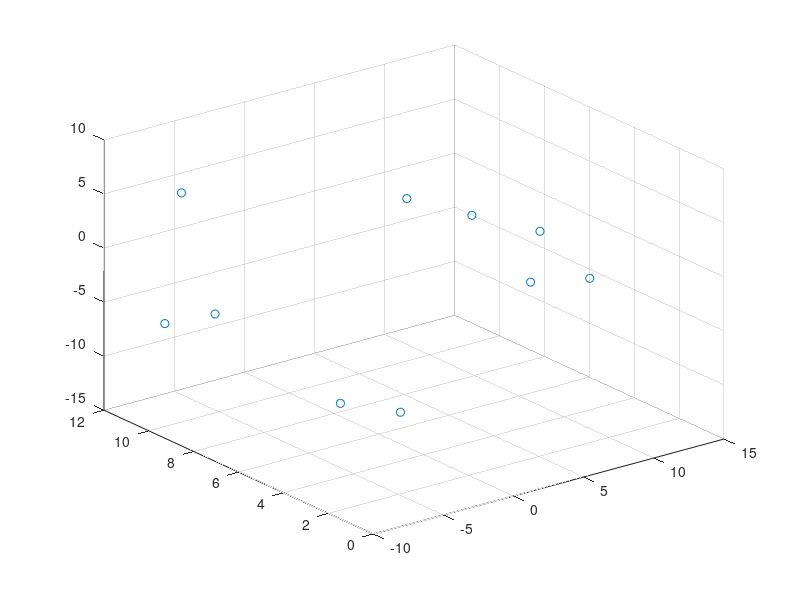

MATLAB code for this plot: (Note: this script raises an error after producing the figure.)
rng(10); % for reproducibility
N = 10;
noise = 0.05;
t = 3*pi/2 * (1 + 2*rand(N,1));
h = 11 * rand(N,1);
X = [t.*cos(t), h, t.*sin(t)] + noise*randn(N,3);
K = X*X';
scatter3(X(:,1),X(:,2),X(:,3))
nn = knnsearch(X,X,'K',4);
eta = zeros(N,N);
for i = 1:N
    for j = 2:4
        eta(i,nn(i,j)) = 1;
    end
end
eta(eta*eta' == 1) = 1;
is = [];
js = [];
x = []
counter = 1;
other_counter = 1;
c = containers.Map
for i = 1:N
    for j = 1:N
        if(eta(i,j) == 1)
            fprintf("ETA : %d,%d\n",i,j);
            other_counter = other_counter + 1;
            is = [is,i];
            js = [js,j];
            eta(j,i) = 0;
            key = strcat(num2str(i),',',num2str(i));
            if(~ isKey(c,key))
                c(key) = counter;
                fprintf("ADDING : %d,%d, %f\n",i,i,K(i,i));
                x = [x,K(i,i)];
                counter = counter + 1;
            end
            key = strcat(num2str(j),',',num2str(j));
            if(~ isKey(c,key))
                fprintf("ADDING : %d,%d, %f\n",j,j,K(j,j));
                c(key) = counter;
                x = [x,K(j,j)];
                counter = counter + 1;
            end
            key = strcat(num2str(i),',',num2str(j));
            if(~ isKey(c,key))
                fprintf("ADDING : %d,%d, %f\n",i,j,K(i,j));
                c(key) = counter;
                x = [x,K(i,j)];
                counter = counter + 1;
            end
        end
    end
end
[~,N] = size(is);
A = sparse(N,N);
for k = 1:N
    i = is(k);
    j = js(k);
    key1 = strcat(num2str(i),',',num2str(i));
    key2 = strcat(num2str(j),',',num2str(j));
    key3 = strcat(num2str(i),',',num2str(j));
    A(k,c(key1)) = 1;
    A(k,c(key2)) = 1;
    A(k,c(key3)) = -2;
end

tic
[m,n] = size(M);
X = randn(size(M));
X(inds) = M(inds);
Z = randn(size(M));
tol = 2*10^-4;
stop_criteria = inf;
iter = 0;
beta = 2.5 / (m*n)^.5;
gamma = 1.6;
while(stop_criteria > tol)
    iter = iter +1;
    B = X - (1/beta)*Z;
    Y = B;
    temp = B(inds) - M(inds);
    Y(inds) = (min(delta / norm(temp, 'fro'), 1) - 1)*temp +B(inds);
    [U,S,V] = svd(Y+(1/beta)*Z, 'econ');
    S_hat = diag(max(diag(S) - (1/beta),0));
    X_new = U*S_hat*V';
    stop_criteria = REER(X, X_new);
    X = X_new;
    Z = Z - gamma*beta*(X-Y);
    %fprintf('Iter: %d, Err: %f, Tol: %f\n',iter, REER(X,M), stop_criteria);
end
time = toc;
[u,s,v] = svd(X);
opt_val = sum(sum(s));